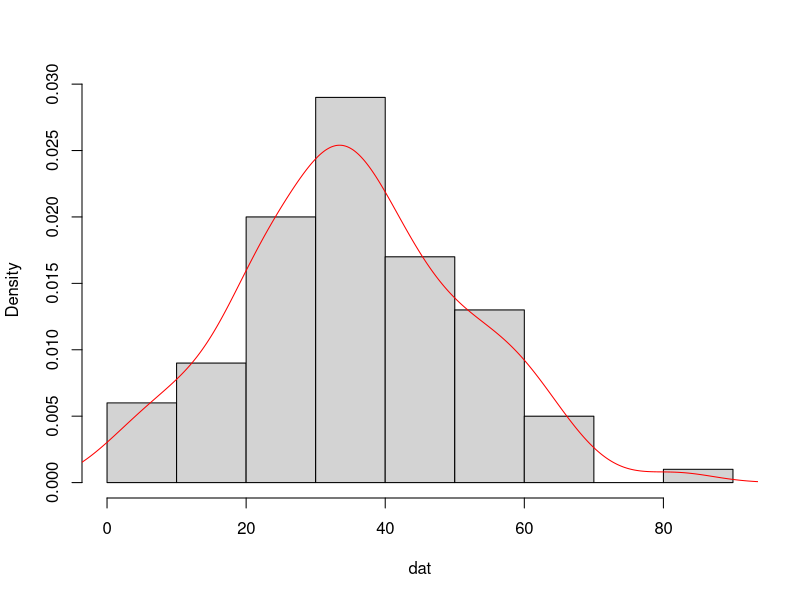
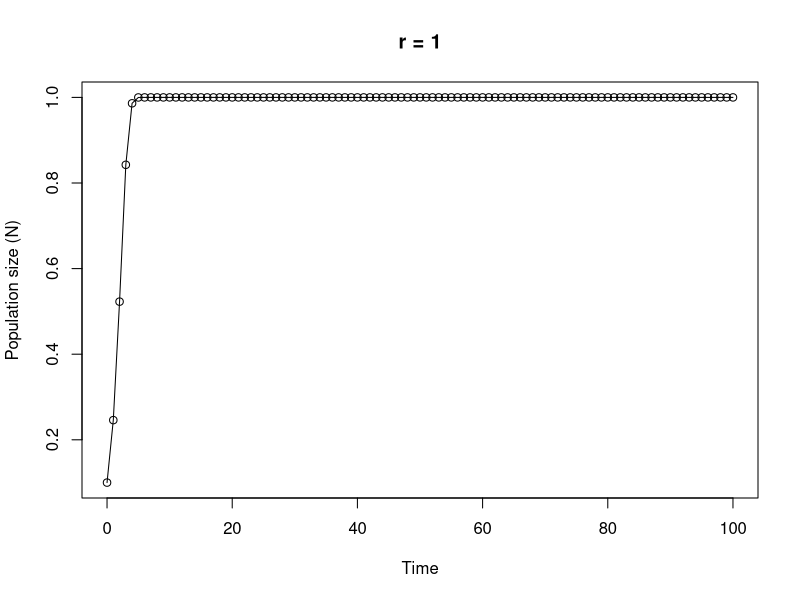

R code for these plots, in order:
## ---- chunk 1
knitr::opts_chunk$set(echo=TRUE, message = FALSE, warning = FALSE, eval = FALSE, cache = FALSE)
options(width = 80)
SOLUTIONS <- FALSE
## ---- chunk 2

# area of a circle
# the equation to calculate the area of a circle is pi * radius^2

circle_area <- function(d){ 
	pi * (d/2)^2
}

# to use your new function on a circle with a diameter of 3.4 cm

circle_area(3.4)
# [1] 9.079203

# to test on a vector of diameters
# first create a vector with diameters ranging from 0 to 50 in steps of 10

cir_diam <- seq(from = 0, to = 50, by = 10)

# test your function

circle_area(cir_diam)
# [1]    0.00000   78.53982  314.15927  706.85835 1256.63706 1963.49541
## ---- chunk 3

far_cent <- function(a){
	val <- (a-32)*5/9
	print(paste("Fahrenheit: ", round(a, digits = 3), "oF",sep = " "), quote = FALSE)# round 3dp
	print(paste("Centigrade: ", round(val, digits = 3), "oC", sep = " "), quote = FALSE)# round 3dp
}

# alternative Fahrenheit to centigrade using cat function

far_cent2 <- function(a){
	val <- (a - 32) * 5/9	#calculation
	cat("Fahrenheit: ", round(a, digits = 3), "oF", "\n")   # use cat function
	cat("Centigrade: ", round(val, digits = 3), "oC", "\n")   
}
## ---- chunk 4

# Create a vector of normally distributed data
# length 100, mean 35 and standard deviation of 29

vals <- rnorm(100, 35, 15)	# create some norm dist data mean 35, sd = 15

summary_fun <- function(dat){
	mymean <- round(mean(dat), digits = 4)      	# calc mean
	mymedian <- round(median(dat), digits = 4)    # calc median
	mymin <- round(min(dat), digits = 4)          # calc min
	mymax <- round(max(dat), digits = 4)          # calc max
	print(paste("mean:", mymean, sep = " "), quote = FALSE)     # print mean
	print(paste("median:", mymedian, sep = " "), quote = FALSE)     # print median
	print(paste("range:", "from:", mymin, "to", mymax, sep = " "), quote = FALSE) 
	dens <- density(dat)                          # estimate density curve
	hist(dat, main = "",type = "l",freq = FALSE)  # plot histogram
	lines(dens, lty = 1, col = "red")             # plot density curve
}

# use the function
summary_fun(vals)
## ---- chunk 5

# calculate a median

ourmedian <- function(x){
	n <- length(x)
	if (n %% 2 == 1)      # odd numbers
	  sort(x)[(n + 1)/2]  # find the middle number by adding 1 to length and div 2
	else {                # even numbers
	  middletwo <- sort(x)[(n/2) + 0:1]   #find the two middle numbers
	  mean(middletwo)
	  }
}

# use the function
mydat <- sample(1:50, size = 10, replace = TRUE )

# our function
ourmedian(mydat)

# R median function
median(mydat)
## ---- chunk 6

# function to simulate Ricker model

Ricker_model <- function(nzero, r, time, K=1){     # sets initial parameters
  N <- numeric(time + 1)    # creates a real vector of length time+1 to store values of Nt+1
  N[1] <- nzero             # sets initial population size in first element of N
  for (i in 1:time) {				# loops over time
      N[i+1] <- N[i]*exp(r*(1 - N[i]/K))    
  }
  Time <- 0:time   					 # creates vector for x axis
  plot(Time, N, type = "o", xlim = c(0, time), xlab = "Time", ylab = "Population size (N)", main = paste("r =", r, sep=" "))   # plots     output
}

# To run
# play around with the different parameters, especially r
Ricker_model(nzero=0.1,r=1,time=100)
